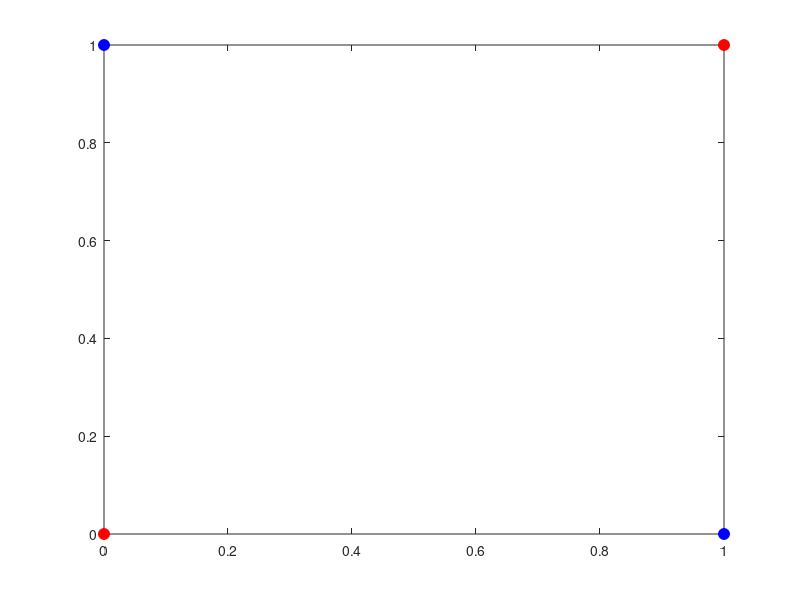
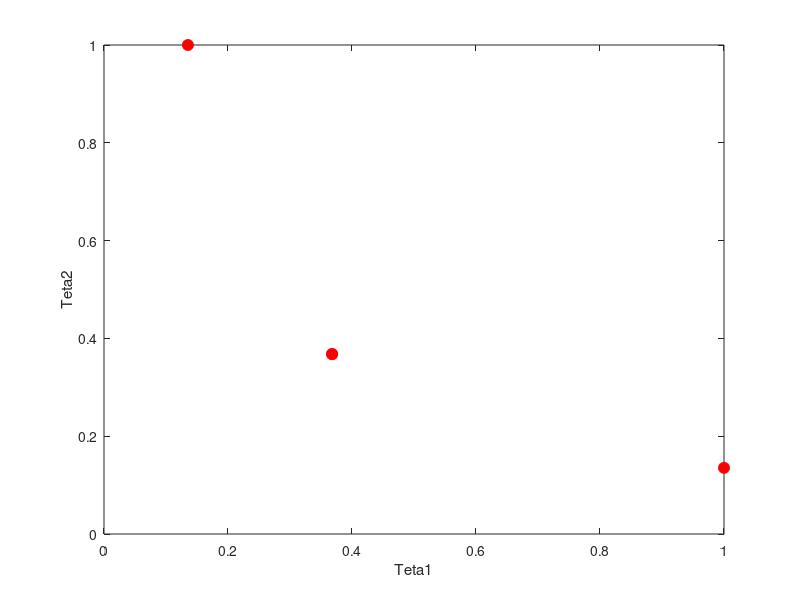

Write the MATLAB code that produced these figures, in order. (Note: this script raises an error after producing the figures.)
% RBF_XorProblem.m
% Risolvo il Problema dello Xor in R2 mediante una Trasormazione non
% Lineare effettuata da 2 Funzioni a BASE RADIALE
%
% Idea:
%
% Ogni Livello della Rete Neurale viene mappato su di un Vettore.
clc;clear;close all
%Dati dello Xor Problem
X=[ 1 0 0 1;
    1 0 1 0];
n=2;


plot(X(1,1:n), X(2,1:n),'or','MarkerSize',8,'MarkerFaceColor','r')
hold on;
plot(X(1,n+1:2*n), X(2,n+1:2*n),'ob','MarkerSize',8,'MarkerFaceColor','b')

t1=[1;1];
t2=[0;0];
F=@(x,t) exp(-((x-t).'*(x-t)));

%Calcolo le trasformazioni non Lineari dei pattern di input
Teta=zeros(4,2);
for i=1:4
    Teta(i,1)=F(X(:,i),t1);
    Teta(i,2)=F(X(:,i),t2);
end


figure;
plot(Teta(:,1),Teta(:,2),'or','MarkerSize',8,'MarkerFaceColor','r');
xlabel('Teta1')
ylabel('Teta2')

syms x1 x2;
X=[x1;x2]
T=[F(X,t1);F(X,t2)];
%Calcolo lo spazio nullo di Teta
figure;
ezsurf(X.'*T)
hold on
plot(Teta(:,1),Teta(:,2),'or','MarkerSize',8,'MarkerFaceColor','r');

